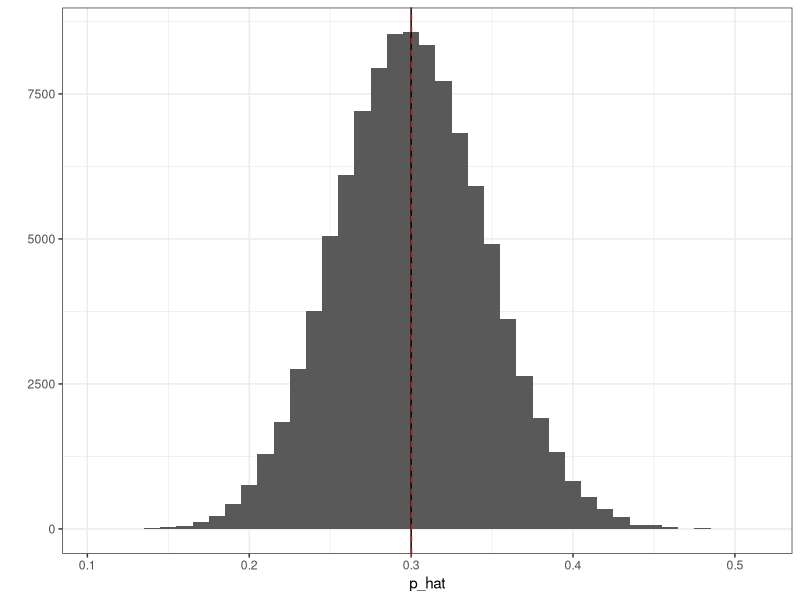
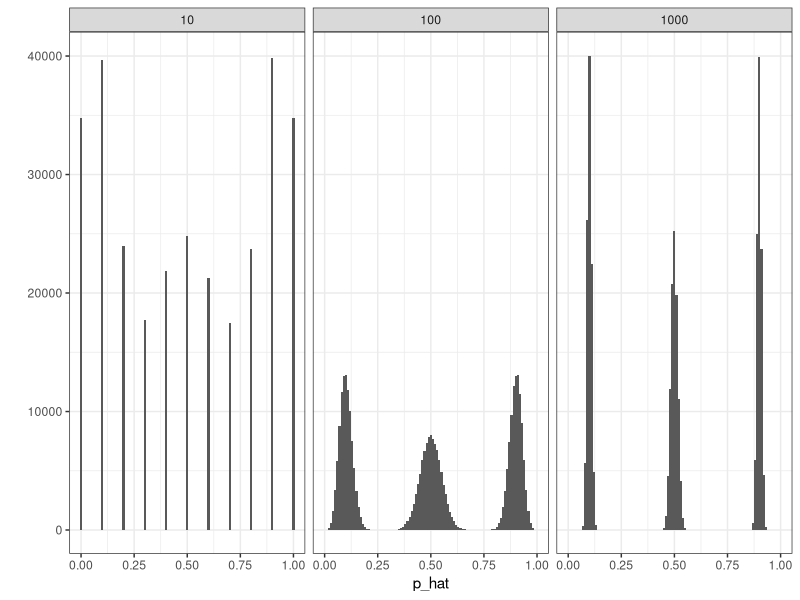
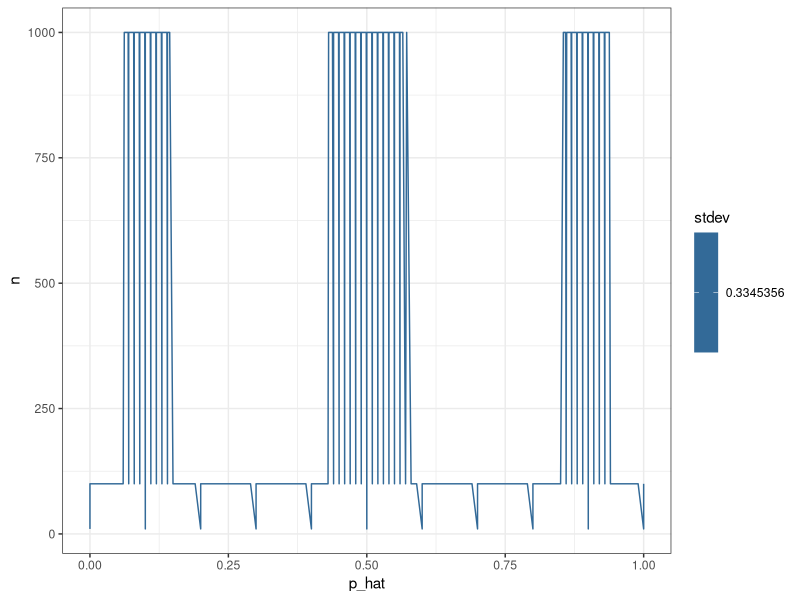
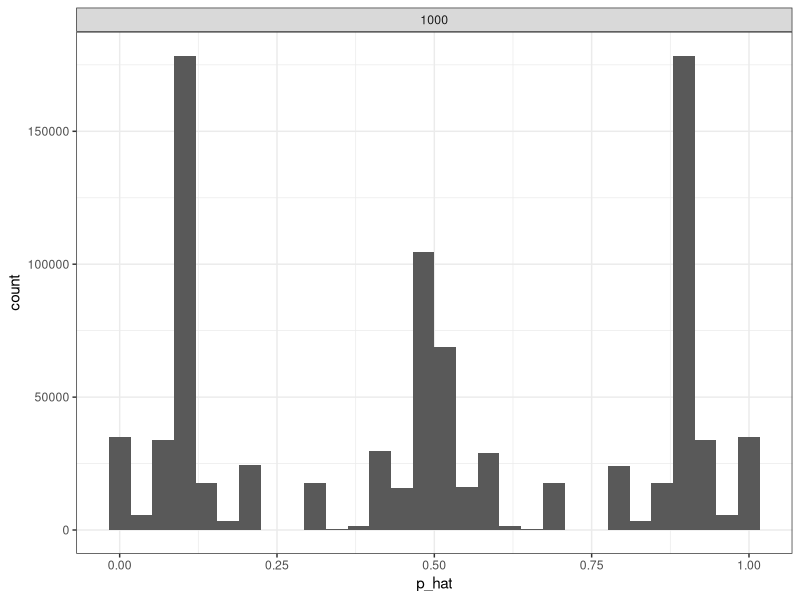

Here is the R script that generated these plots, in order:
library(ggplot2)
library(reshape)
library(dplyr)

theme_set(theme_bw())

set.seed(42)
#############################
# Use the estimate_coin_bias(N,p) function that simulates flipping a coin with probability p of landing heads N 
# times and returns an estimate of the bias using the sample mean p_hat
#############################

estimate_coin_bias <- function(n, p) {
  mean(rbinom(n,1,p))
}

n <- 100
p <- 0.3
p_hat <- replicate(1e5, estimate_coin_bias(n, p))

# plot the sampling distribution
qplot(x=p_hat, geom="histogram", binwidth=0.01) +
  geom_vline(xintercept=p) +
  geom_vline(xintercept=mean(p_hat), linetype=2, color="red")

#############################
# Run this simulation 1000 times, for all combinations of N = {10,100,100} and p = {0.1, 0.5, 0.9}
#############################

plot_data <- data.frame()
for (n in c(10, 100, 1000)) {
  for (p in c(0.1, 0.5, 0.9)) {
    tmp <- data.frame(n=n, p_hat=replicate(1e5, estimate_coin_bias(n, p)))
    plot_data <- rbind(plot_data, tmp)
  }
}

#############################
# Plot the distribution of p_hat values for each N, p setting
#############################

qplot(data=plot_data, x=p_hat, geom="histogram", binwidth=0.01, facets = . ~ n)

#############################
# Plot the standard deviation of the p_hat distribution as a function of the sample size N
#############################

plot_data <- mutate(plot_data, stdev = sd(p_hat))
ggplot(data=plot_data, aes(x = p_hat, y = n, color = stdev)) + geom_line()

#############################
# Create one plot of the p_hat distributions, faceted by different N values for p = 0.5 using ggplot
#############################

ggplot(data=plot_data, aes(x = p_hat)) + geom_histogram() + facet_wrap(as.factor(n))
